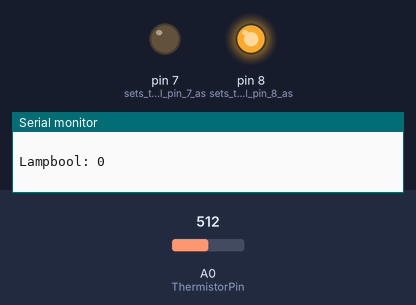
This sketch was run on a simulated Arduino Uno, built with avr-gcc and run on an emulated ATmega328P. Parts: output pins drawn as LEDs (lit = HIGH), the last lines printed to the serial monitor. Inputs (shaded band) come from the test bench; at power-on: A0 (ThermistorPin) = 512.

Above: at 10.9 s.
11.0 s: A0 (ThermistorPin) set to 215
21.5 s: A0 (ThermistorPin) set to 190
31.9 s: A0 (ThermistorPin) set to 787
42.0 s: A0 (ThermistorPin) set to 819
52.3 s: A0 (ThermistorPin) set to 1005
62.4 s: A0 (ThermistorPin) set to 1023
At 72.2 s:
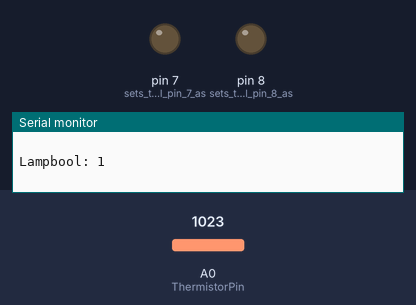
Timing chart, 0 to 73.6 s (numbered marks = the images above; inputs shaded):
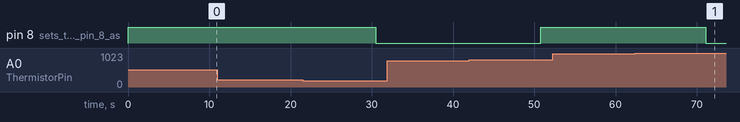

Measured:
- the behaviour switches between 1022 and 1023 on A0 (ThermistorPin) (found by bisection; images 0 and 1)
- after the input at 62.4 s, pin 8 (sets_the_digital_pin_8_as): HIGH → LOW after 8.7 s

The sketch:

arduino_brewerury.ino
```cpp
//Include libraries
#include "DHT.h" //DHT sensor //for DHT sensor and display of adafruit
#include "TM1637.h" //Display https://github.com/avishorp/TM1637
#include <ZzzMovingAvg.h> //Moving average: https://github.com/seralo/ZzzMovingAvg

//define moving average settings
ZzzMovingAvg <8, float, float> MovingAverageTemp;
int MovAv_counter;
float MovingAv;


// //Defining variables of the display
// int CLK = 8;
// int DIO = 7;
// //define output DHT sensor.
// #define DHTPIN 2     // Digital pin connected to the DHT sensor
// #define DHTTYPE DHT11   // DHT 11

// // Initialize DHT sensor.
// DHT dht(DHTPIN, DHTTYPE);

// //anne definition of tm (display)
// TM1637 tm(CLK,DIO);

//Thermistor Setup
int ThermistorPin = 0;
int Vo;

float R1 = 10000;
float logR2, R2, T_Therm;
float c1 = 1.009249522e-03, c2 = 2.378405444e-04, c3 = 2.019202697e-07;

// define variables
float Tset;
float Tdelay;
int NickTalkLength=10; //amount of variables exported to pi
int Counter;
int LampBool;
int FanDelay;
int FanDelayCounter;

// //DataLogger SD
// #include <SD.h>
// #include <SPI.h>
// File DataLogger;
// int pinCS=10;

// used pins:0,2,7,8,9,10,11,12,13,analog1
void setup() {
/// SETUP START PARAMETERS

    Tset=21;                //desired temperature
    Tdelay=10000;           //data log&measure interval (ms)
    FanDelay=35;            //Amount of cycles (Tdelay) after which the fan stop
    Serial.begin(9600);
    Serial.println(F("Beste programma V1.73 nu opgeschoond."));
//    pinMode(8, OUTPUT);    // sets the digital pin 8 as output
    pinMode(8, OUTPUT);    // sets the digital pin 8 as output for power switch
    pinMode(7, OUTPUT);    // sets the digital pin 7 as output for Fan
    //pinMode(2,OUTPUT);    // Used for T/H sensor
    // pinMode(7,OUTPUT);    // Display port
    // pinMode(8, OUTPUT);    // Display port
    // CS of SD card module to pin 10 of Arduino
    // MOSI of SD card module to pin 11 of Arduino
    // MISO of SD card module to pin 12 of Arduino
    // SCK of SD card module to pin 13 of Arduino
//    pinMode(pinCS, OUTPUT);
  /// SETUP START PARAMETERS

  // // SD Card Initialization
  // if (SD.begin())
  // {
  //   Serial.println("SD card is ready to use.");
  // } else
  // {
  //   Serial.println("SD card initialization failed");
  //   return;
  // }
 // rtc.begin();
 Counter=0;
 LampBool=0;

 //analog 1             //Thermistor input
  // dht.begin();


  // //anne

  //   // put your setup code here, to run once:
  // tm.init();

  // // set brightness; 0-7
  // tm.set(2);

}

void loop() {
  // // Reading temperature or humidity
  // float h = dht.readHumidity();
  // // Read temperature as Celsius (the default)
  // float t = dht.readTemperature();
  // // Read temperature as Fahrenheit (isFahrenheit = true)
  // //float f = dht.readTemperature(false);

// Test Lamp part;
//  if(Counter%2==0) {
//    digitalWrite(8, LOW);
//  } else {
//    digitalWrite(8, HIGH);
//  };

  //Thermistor measurement
  Vo = analogRead(ThermistorPin);
  R2 = R1 * (1023.0 / (float)Vo - 1.0);
  logR2 = log(R2);
  T_Therm = (1.0 / (c1 + c2*logR2 + c3*logR2*logR2*logR2));
  T_Therm = T_Therm - 273.15;
  T_Therm = (T_Therm * 9.0)/ 5.0 + 32.0;
  T_Therm = (T_Therm - 32) * 5/9;

  Counter=Counter+1;

  Serial.print("Temperature thermistor: ");
  Serial.print(T_Therm);
  Serial.println(" C");

// //Display reset
// int dig1 = 0;
// int dig2 = 0;
// int dig3 = 0;

// //DHT reading; Check if any reads failed and exit early (to try again).
//   if (isnan(h) || isnan(t) ) {
//     Serial.println(F("Failed to read from DHT sensor!"));
//     return;
//   }

  // // Compute heat index in Fahrenheit (the default)
  // //float hif = dht.computeHeatIndex(f, h);
  // // Compute heat index in Celsius (isFahreheit = false)
  // float hic = dht.computeHeatIndex(t, h, true);

  // add to moving average average
    MovingAverageTemp.add(T_Therm);
    MovingAv= MovingAverageTemp.get();

  ///// Switching of light and fan based on measured data of moving average of the thermistor, bucket temperature
  if (MovingAv > Tset+0.1) {
    digitalWrite(8, HIGH);
      Serial.println(("No Heating"));
    LampBool=0;
    ;
  }
  if (MovingAv < Tset-0.3) {
    digitalWrite(8, LOW);
      Serial.println(("Heating on"));
    LampBool=1;
    ;
  }

 if (LampBool==1) {
    digitalWrite(7, LOW);
    Serial.println(("Fan on"));
    FanDelayCounter=0;
  }
 if (LampBool==0) {
    FanDelayCounter=FanDelayCounter+1;
    if (FanDelayCounter>FanDelay) {
      Serial.println(("Fan off"));
      digitalWrite(7, HIGH);
    }
  }

  //print output to internal port
  Serial.print(F("Temperature from thermistor: "));
  Serial.println(T_Therm);
  // Serial.println(F("Humidity: "));
  // Serial.print(h);
  // Serial.print("10");
  // Serial.println(F("Temperature: "));
  // Serial.print(t);
  // Serial.print("10");

  // Serial.print(F("    °C "));
  //Serial.print(f);
  // Serial.println(F("Heat index: "));
  // Serial.print(hic);
  // Serial.print("10");
  // Serial.println(F(" °C "));
  //Serial.print(hif);
  //Serial.println(F("°F"));
  Serial.print ("Moving average Check: ");
  Serial.println (MovingAv);
  Serial.print ("Origin moving average: ");
  Serial.println (MovingAverageTemp.get());

  // To Fix database script
  Serial.print("Writing to file... Counter: ");
  Serial.println(Counter);

  Serial.print("Fan Delay Counter: ");
  Serial.println(FanDelayCounter);
  Serial.println("  ");

  Serial.print("Lampbool: ");
  Serial.println(LampBool);
  Serial.println("  ");

// //log data to SD kaart
//    // Create/Open file
//   DataLogger = SD.open("test.txt", FILE_WRITE);

  // // if the file opened okay, write to it:
  // if (DataLogger) {
  //   // Serial.print("Writing to file... Counter: ");
  //   // Serial.println(Counter);
  //   // Write to file
  //   DataLogger.print(Counter);
  //   DataLogger.print(";");
  //   DataLogger.print(t);
  //   DataLogger.print(";");
  //   DataLogger.print(T_Therm);
  //   DataLogger.print(";");
  //   DataLogger.print(MovingAverageTemp.get());
  //   DataLogger.print(";");
  //   DataLogger.println(LampBool);
  //   DataLogger.close(); // close the file


    //wtf is this
//    String NickTalk = 'Grafana Measurements=Counter:' + Counter + "ThermistorTemperature:"+  T_Therm+ ";AirTemperature:"+  t+  ";MovingAverageTemp:"+
//   MovingAverageTemp.get()+ "LampBool:"+ LampBool
//   Serial.println(NickTalk)
    //char NickTalk[]={'Grafana Measurements=Counter:', Counter, "ThermistorTemperature:",  T_Therm, ";AirTemperature:",  t,  ";MovingAverageTemp:",
    //MovingAverageTemp.get(), "LampBool:", LampBool};

    //for (int i = 0; i < NickTalkLength; i++) Serial.print(NickTalk[i]);
    //Serial.println(NickTalk[2]);


//     Serial.println("Done.");

// //    Serial.println("Grafana Measurements=Counter:" Counter ";ThermistorTemperature:"  T_Therm ";AirTemperature:"  t  ";MovingAverageTemp:"  MovingAverageTemp.get() ";LampBool:" LampBool)
//   }
//   // if the file didn't open, print an error:
//   else {
//     Serial.println("error opening test.txt");
  // }


// //print to screen
// dig1 = T_Therm/10;
// dig2 = T_Therm - (dig1 * 10);
// dig3 = (T_Therm * 10) - (dig1 * 100) - (dig2 * 10);

// //Serial.print(dig3);

//   tm.display(0,dig1);
//   tm.display(1,dig2);
//   tm.point(1);
//   tm.display(2,dig3);
//   tm.display(3,12);

  // Wait a few seconds between measurements.
  delay(Tdelay);

}
```
